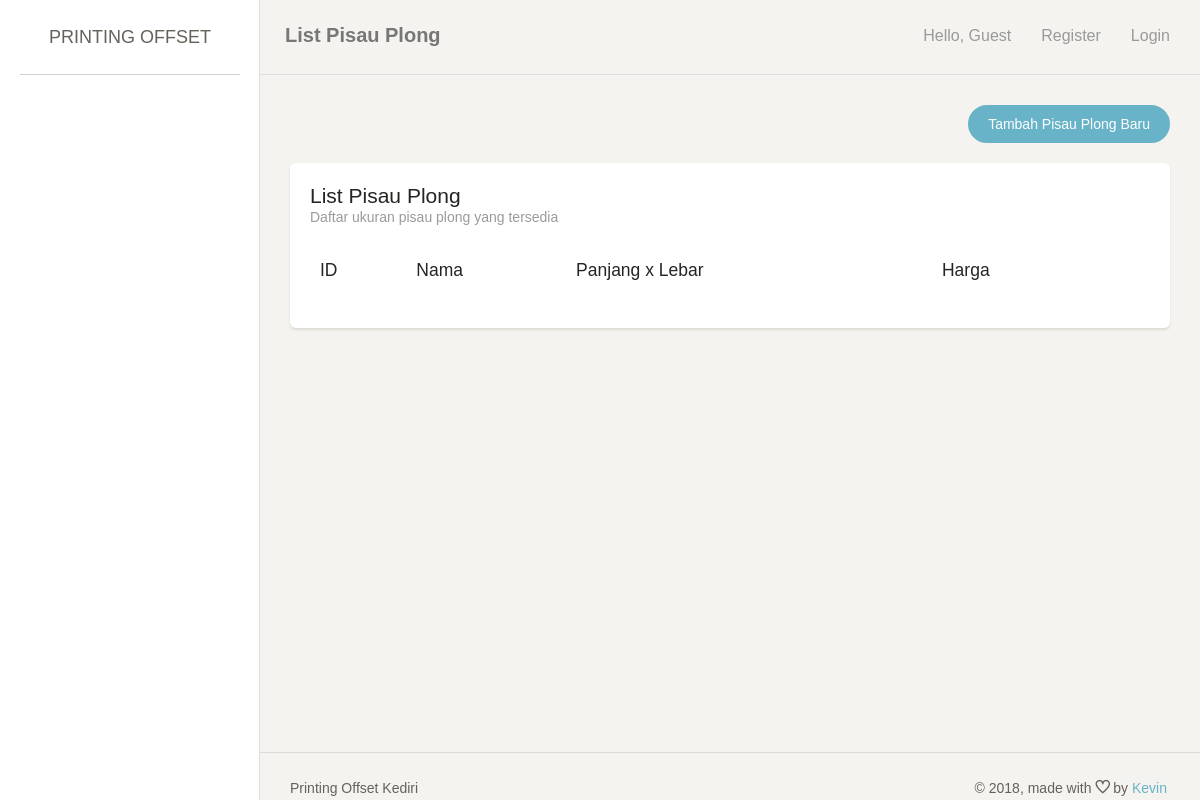
Page /index.php/plong on the earlier database version.
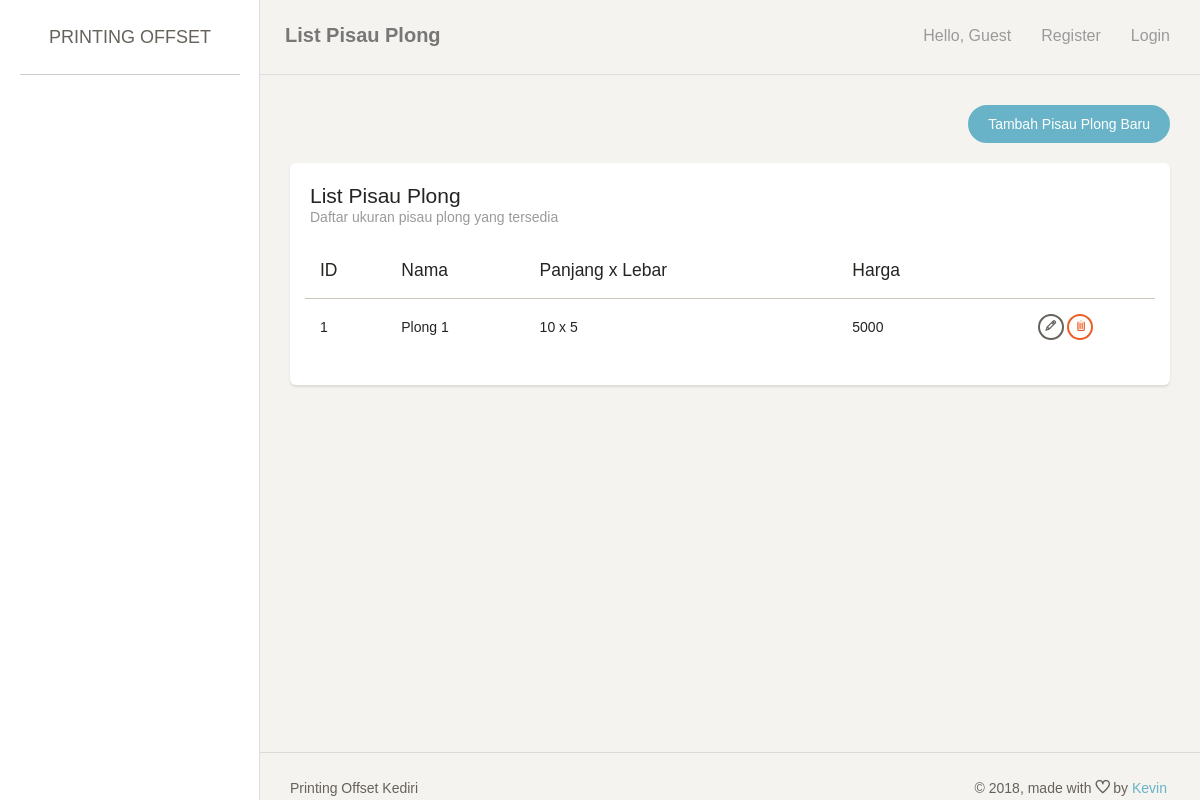
Same page on the later database version.
### tables this page shows
CREATE TABLE `plong` (
  `id_plong` int(11) NOT NULL,
  `nama_plong` varchar(255) DEFAULT NULL,
  `panjang_plong` int(11) DEFAULT NULL,
  `lebar_plong` int(11) DEFAULT NULL,
  `harga_plong` int(11) DEFAULT NULL
);

### application/controllers/Plong.php (called while the page is built, shortened)
<?php
class Plong extends CI_Controller {
	public function index() {
		$this->lst();
	}
	public function lst() {
		if ($_SESSION['printer']['user']['role'] == 0){
			$data['page_title'] = 'List Pisau Plong';
			$data['page_note'] = 'Daftar ukuran pisau plong yang tersedia';
			$data['row'] = $this->MPlong->getAll();
			$this->load->view('header', $data);
			$this->load->view('plong_list', $data);
			$this->load->view('footer', $data);
		} else {
			redirect('login');
		}
	}
}

### index.php (called while the page is built, shortened)
<?php
require_once BASEPATH.'core/CodeIgniter.php';

### application/models/Plong_model.php (called while the page is built, shortened)
<?php
class Plong_model extends CI_Model {
	public function getAll() {
		return $this->db->get('plong')->result_array();
	}
}

### application/views/plong_list.php (the view, shortened to what this page needs)
<div class="content">
    <div class="container-fluid">
        <div class="row">
            <div class="col-md-12">
                <div align="right">
                    <a href="<?= site_url('plong/add/'); ?>" class="btn btn-info btn-fill btn-wd">Tambah Pisau Plong Baru</a>
                </div>
                <br/>
                <div class="card">
                    <div class="header">
                        <h4 class="title"><?= $page_title; ?></h4>
                        <p class="category"><?= $page_note; ?></p>
                    </div>
                    <div class="content table-responsive">
                        <table id="myTable" class="table table-striped">
                            <thead><tr>
                                <th>ID</th>
                                <th>Nama</th>
                                <th>Panjang x Lebar</th>
                                <th>Harga</th>
                                <th></th>
                            </tr></thead>
                            <tbody>
                                <?php foreach ($row as $key => $value) {
                                    ?>
                                    <tr>
                                        <td><?= $value['id_plong']; ?></td>
                                        <td><?= $value['nama_plong']; ?></td>
                                        <td><?= $value['panjang_plong'].' x '.$value['lebar_plong']; ?></td>
                                        <td><?= $value['harga_plong']; ?></td>
                                        <td align="center">
                                            <a href="<?= site_url('plong/edit/'.$value['id_plong']); ?>" class="btn btn-waning btn-xs"><span class="ti-pencil" title="Edit"></span></a>
                                            <a href="<?= site_url('plong/delete/'.$value['id_plong']); ?>" class="btn btn-danger btn-xs"><span class="ti-trash" title="Delete"></span></a>
                                        </td>
                                    </tr>
                                    <?php
                                } ?>
                            </tbody>
                        </table>
                    </div>
                </div>
            </div>
        </div>
    </div>
</div>

Differences in the rows shown:
added plong: id_plong "1", nama_plong "Plong 1", panjang_plong "10", lebar_plong "5", harga_plong "5000"
